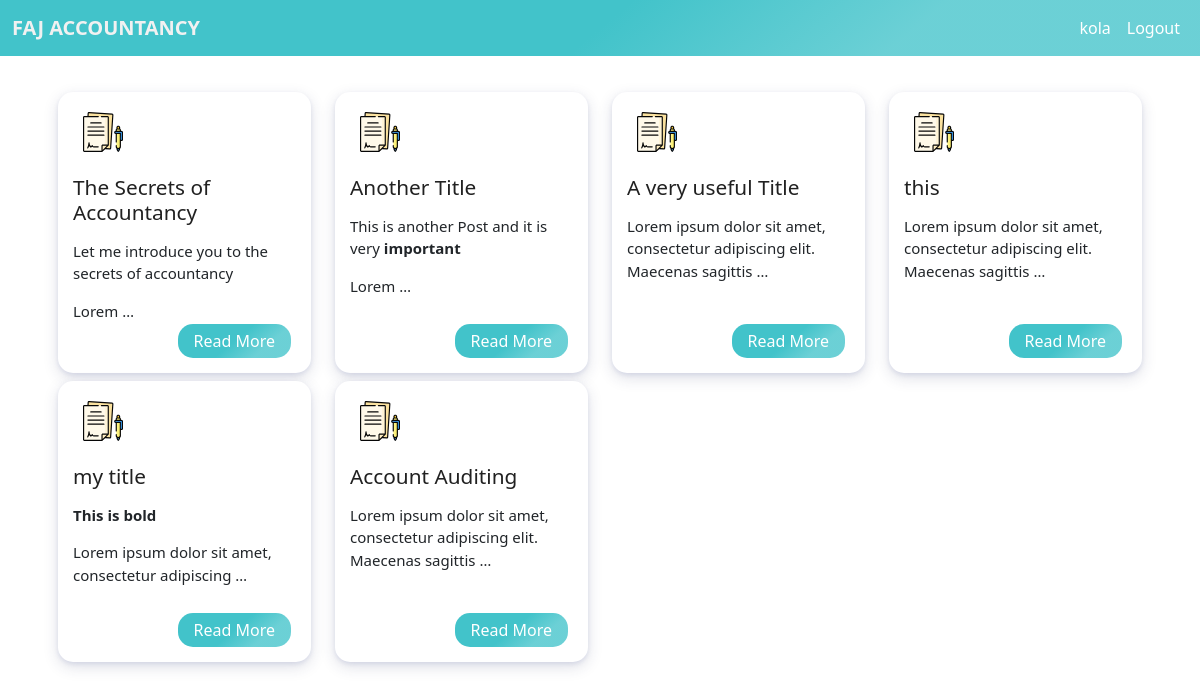
Screenshot of / (signed in) with the database file from the repository.
### core/models.py (models this page shows, shortened)
class Post(models.Model):
    title = models.CharField(max_length=100,null=True)
    content = RichTextField()
    image = models.ImageField(null=True,blank=True)
    video_link = models.CharField(max_length=250,blank=True,null=True)

### core/views.py (the view)
# urls.py: path('',views.HomepageView.as_view(),name='home'),
class HomepageView(LoginRequiredMixin,CheckVerificationMixin,generic.ListView):
    template_name = 'core/index.html'
    redirect_url = reverse_lazy('not_verified')
    model = Post
    context_object_name = 'posts'

### core/mixins.py (called while the page is built)
    def get_test_func(self):
        return self.test_func()

    def dispatch(self,request,*args,**kwargs):
        test_result = self.get_test_func()
        if not test_result:
            return redirect(self.get_redirect_url())
        return super().dispatch(request,*args,**kwargs)

    def test_func(self):
        user = self.request.user
        try:
            profile = get_object_or_404(Profile,user=user)
            return profile.verified
        except Exception as e:
            print('Raised my ...',e)
            if user.is_staff:
                return True
            else: return False

### core/templates/core/index.html (shortened to what this page needs)
{% extends 'core/base.html' %}
{% block content %}
<div class="container mt-2" style="padding: 20px;">
    <div class="row g-2">
        {% for post in posts %}
        <div class="col-md-3">
            <div class="solution_cards_box">
            <div class="solution_card h-100">
              <div class="hover_color_bubble"></div>
              <div class="so_top_icon">
              </div>
              <div class="solu_title">
                <h3>{{ post.title }}</h3>
              </div>
              <div class="solu_description">
                <p>
                  {{ post.content|safe|truncatewords:10 }}
                </p>
                <a href="{% url 'post_detail' post.pk %}">
                <button type="button" class="read_more_btn">Read More</button>
                </a>
              </div>
            </div>
          </div>
        </div>
        {% endfor %}
    </div>
</div>
{% endblock %}

### core/templates/core/base.html (shortened to what this page needs)
{% load static %}
<!DOCTYPE>
<html lang="en">
<head>
    <link rel="stylesheet" href="{% static 'core/css/bootstrap.css' %}">
    <link rel="stylesheet" href="{% static 'core/css/custom.css' %}">
    <link rel="stylesheet" href="{% static 'core/css/cards.css' %}">
</head>
<body>
    {% include 'core/navbar.html' %}
    {% block content %}
    {% endblock %}
</body>
</html>

### core/templates/core/navbar.html (shortened to what this page needs)
{% if request.user.is_staff %}
<nav class="navbar navbar-expand-lg navbar-light bg-dark" style="background: linear-gradient(
    140deg,#42c3ca 0%,#42c3ca 50%,#42c3cac7 75%) !important;">
  <div class="container-fluid">
    <a class="navbar-brand" style="color: #f1f1f1;font-weight: bold;" href="{% url 'dashboard' %}">FAJ ACCOUNTANCY</a>
    <button class="navbar-toggler" type="button" data-bs-toggle="collapse" data-bs-target="#navbarSupportedContent" aria-controls="navbarSupportedContent" aria-expanded="false" aria-label="Toggle navigation">
      <span class="navbar-toggler-icon"></span>
    </button>
    <div class="collapse navbar-collapse " id="navbarSupportedContent">
      <ul class="navbar-nav ms-auto mb-2 mb-lg-0 d-flex">
        <li class="nav-item">
          <a class="nav-link" style="font-weight: bolder; text-decoration: underline; text-underline-offset: 5px;" >Admin Section</a>
        </li>
      </ul>
    </div>
    <div class="collapse navbar-collapse " id="navbarSupportedContent">
      <ul class="navbar-nav ms-auto mb-2 mb-lg-0 d-flex">
        <li class="nav-item">
          <a class="nav-link active" aria-current="page" href="#">Home</a>
        </li>
        <li class="nav-item">
          <a class="nav-link" href="{% url 'all_posts' %}">Posts</a>
        </li>
        <li class="nav-item">
          <a class="nav-link" href="#">Users</a>
        </li>
        <li class="nav-item">
          <a class="nav-link" href="#">Others</a>
        </li>
      </ul>
    </div>
  </div>
</nav>
{% else %}
<nav class="navbar navbar-expand-lg navbar-light bg-dark" style="background: linear-gradient(
    140deg,#42c3ca 0%,#42c3ca 50%,#42c3cac7 75%) !important;">
  <div class="container-fluid">
    <a class="navbar-brand" style="color: #f1f1f1;font-weight: bold;" href="/">FAJ ACCOUNTANCY</a>
    <div class="collapse navbar-collapse " id="navbarSupportedContent">
      <ul class="navbar-nav ms-auto mb-2 mb-lg-0 d-flex">
        {% if request.user.is_authenticated %}
        <li class="nav-item">
          <a class="nav-link">{{ request.user.username }}</a>
        </li>
        <li class="nav-item">
          <a class="nav-link" href="{% url 'logout' %}">Logout</a>
        </li>
        {% endif %}
      </ul>
    </div>
  </div>
</nav>
{% endif %}

### core/static/core/css/custom.css (style rules this page uses)
a.nav-link { color: #f1f1f1; }

### core/static/core/css/cards.css (style rules this page uses)
.solution_cards_box .solution_card { flex: 0 50%; background: #fff; box-shadow: 0 2px 4px 0 rgba(136, 144, 195, 0.2), 0 5px 15px 0 rgba(37, 44, 97, 0.15); border-radius: 15px; margin: 8px; padding: 10px 15px; position: relative; z-index: 1; overflow: hidden; min-height: 265px; transition: 0.7s; }
.solution_cards_box .solution_card:before { content: ""; position: relative; background: rgb(85 108 214 / 5%); width: 170px; height: 400px; z-index: -1; transform: rotate(42deg); right: -56px; top: -23px; border-radius: 35px; }
.solution_card .solu_title h3 { color: #212121; font-size: 1.3rem; margin-top: 13px; margin-bottom: 13px; }
.solution_card .solu_description p { font-size: 15px; margin-bottom: 15px; }
.solution_card .solu_description button { border: 0; border-radius: 15px; background: linear-gradient( 140deg, #42c3ca 0%, #42c3ca 50%, #42c3cac7 75% ) !important; color: #fff; font-weight: 500; font-size: 1rem; padding: 5px 16px; position: absolute; bottom: 15; right: 20; }
.hover_color_bubble { position: absolute; background: rgb(54 81 207 / 15%); width: 100rem; height: 100rem; left: 0; right: 0; z-index: -1; top: 16rem; border-radius: 50%; transform: rotate(-36deg); left: -18rem; transition: 0.7s; }
.solution_cards_box .solution_card .so_top_icon { width: 60px; height: 60px; border-radius: 50%; background: #fff; overflow: hidden; display: flex; align-items: center; justify-content: center; }

### rows the page displays
Post: title "The Secrets of Accountancy", content "Let me introduce you to the secrets of accountancy Lorem …"
Post: title "Another Title", content "This is another Post and it is very important Lorem …"
Post: title "A very useful Title", content "Lorem ipsum dolor sit amet, consectetur adipiscing elit. Maecenas sagittis …"
Post: title "this", content "Lorem ipsum dolor sit amet, consectetur adipiscing elit. Maecenas sagittis …"
Post: title "my title", content "This is bold Lorem ipsum dolor sit amet, consectetur adipiscing …"
Post: title "Account Auditing", content "Lorem ipsum dolor sit amet, consectetur adipiscing elit. Maecenas sagittis …"

### other values shown
{{ request.user.username }} "kola"
